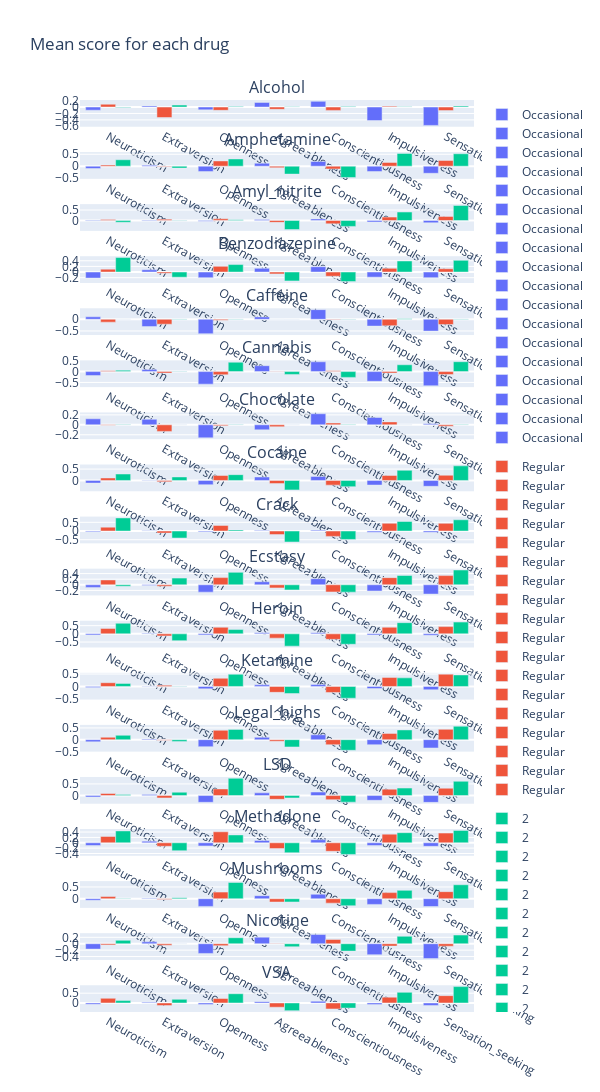

Notebook cell for this chart:
### Markdown cell above
Columns the most correlated are Impulsive and sensation-seeking, so there is a correlation between the fact of seeking sensations and being impulsive.
The neuroticism and extraversion are very negatively correlated, so when someone is more neurotic, he tend to be also less extrovert.

### Code cell
from plotly.subplots import make_subplots

fig = make_subplots(rows=len(drugs), cols=1, subplot_titles=drugs)

for i, drug in enumerate(drugs):
    data = getDrugScore(drug)
    subplot = px.bar(data.groupby(drug).mean().T.rename(columns={0:"Occasional", 1:'Regular'}), barmode='group')
    for trace in range(len(subplot["data"])):
        fig.append_trace(subplot["data"][trace], row=i+1, col=1)
    

fig.update_layout(height=200*len(drugs), width=600, title_text="Mean score for each drug")
fig.show()

### Figure 1 — Plotly figure (JSON) as saved in the notebook; plotly's stock layout.template omitted (floating-point values rounded to 4 significant figures)
{"data": [{"alignmentgroup": "True", "hovertemplate": "Alcohol=Occasional<br>index=%{x}<br>value=%{y}<extra></extra>", "legendgroup": "Occasional", "marker": {"color": "#636efa", "pattern": {"shape": ""}}, "name": "Occasional", "offsetgroup": "Occasional", "orientation": "v", "showlegend": true, "textposition": "auto", "type": "bar", "x": ["Neuroticism", "Extraversion", "Openness", "Agreeableness", "Conscientiousness", "Impulsiveness", "Sensation_seeking"], "xaxis": "x", "y": [-0.09775, 0.03334, -0.08727, 0.1437, 0.1782, -0.4208, -0.5722], "yaxis": "y"}, {"alignmentgroup": "True", "hovertemplate": "Alcohol=Regular<br>index=%{x}<br>value=%{y}<extra></extra>", "legendgroup": "Regular", "marker": {"color": "#EF553B", "pattern": {"shape": ""}}, "name": "Regular", "offsetgroup": "Regular", "orientation": "v", "showlegend": true, "textposition": "auto", "type": "bar", "x": ["Neuroticism", "Extraversion", "Openness", "Agreeableness", "Conscientiousness", "Impulsiveness", "Sensation_seeking"], "xaxis": "x", "y": [0.08831, -0.326, -0.1016, -0.07089, -0.104, 0.02878, -0.1104], "yaxis": "y"}, {"alignmentgroup": "True", "hovertemplate": "Alcohol=2<br>index=%{x}<br>value=%{y}<extra></extra>", "legendgroup": "2", "marker": {"color": "#00cc96", "pattern": {"shape": ""}}, "name": "2", "offsetgroup": "2", "orientation": "v", "showlegend": true, "textposition": "auto", "type": "bar", "x": ["Neuroticism", "Extraversion", "Openness", "Agreeableness", "Conscientiousness", "Impulsiveness", "Sensation_seeking"], "xaxis": "x", "y": [-0.01488, 0.06212, 0.02091, 0.01026, 0.01574, 0.01243, 0.0299], "yaxis": "y"}, {"alignmentgroup": "True", "hovertemplate": "Amphetamine=Occasional<br>index=%{x}<br>value=%{y}<extra></extra>", "legendgroup": "Occasional", "marker": {"color": "#636efa", "pattern": {"shape": ""}}, "name": "Occasional", "offsetgroup": "Occasional", "orientation": "v", "showlegend": true, "textposition": "auto", "type": "bar", "x": ["Neuroticism", "Extraversion", "Openness", "Agreeableness", "Conscientiousness", "Impulsiveness", "Sensation_seeking"], "xaxis": "x2", "y": [-0.09905, 0.03958, -0.2264, 0.125, 0.1965, -0.2247, -0.2987], "yaxis": "y2"}, {"alignmentgroup": "True", "hovertemplate": "Amphetamine=Regular<br>index=%{x}<br>value=%{y}<extra></extra>", "legendgroup": "Regular", "marker": {"color": "#EF553B", "pattern": {"shape": ""}}, "name": "Regular", "offsetgroup": "Regular", "orientation": "v", "showlegend": true, "textposition": "auto", "type": "bar", "x": ["Neuroticism", "Extraversion", "Openness", "Agreeableness", "Conscientiousness", "Impulsiveness", "Sensation_seeking"], "xaxis": "x2", "y": [0.04865, -0.02916, 0.2208, -0.0641, -0.1185, 0.1569, 0.2408], "yaxis": "y2"}, {"alignmentgroup": "True", "hovertemplate": "Amphetamine=2<br>index=%{x}<br>value=%{y}<extra></extra>", "legendgroup": "2", "marker": {"color": "#00cc96", "pattern": {"shape": ""}}, "name": "2", "offsetgroup": "2", "orientation": "v", "showlegend": true, "textposition": "auto", "type": "bar", "x": ["Neuroticism", "Extraversion", "Openness", "Agreeableness", "Conscientiousness", "Impulsiveness", "Sensation_seeking"], "xaxis": "x2", "y": [0.2694, -0.08137, 0.3019, -0.3338, -0.4746, 0.5361, 0.5201], "yaxis": "y2"}, {"alignmentgroup": "True", "hovertemplate": "Amyl_nitrite=Occasional<br>index=%{x}<br>value=%{y}<extra></extra>", "legendgroup": "Occasional", "marker": {"color": "#636efa", "pattern": {"shape": ""}}, "name": "Occasional", "offsetgroup": "Occasional", "orientation": "v", "showlegend": true, "textposition": "auto", "type": "bar", "x": ["Neuroticism", "Extraversion", "Openness", "Agreeableness", "Conscientiousness", "Impulsiveness", "Sensation_seeking"], "xaxis": "x3", "y": [-0.01933, -0.02571, -0.03483, 0.04939, 0.07369, -0.06935, -0.1082], "yaxis": "y3"}, {"alignmentgroup": "True", "hovertemplate": "Amyl_nitrite=Regular<br>index=%{x}<br>value=%{y}<extra></extra>", "legendgroup": "Regular", "marker": {"color": "#EF553B", "pattern": {"shape": ""}}, "name": "Regular", "offsetgroup": "Regular", "orientation": "v", "showlegend": true, "textposition": "auto", "type": "bar", "x": ["Neuroticism", "Extraversion", "Openness", "Agreeableness", "Conscientiousness", "Impulsiveness", "Sensation_seeking"], "xaxis": "x3", "y": [0.05316, 0.06289, 0.07937, -0.08769, -0.1584, 0.1624, 0.1961], "yaxis": "y3"}, {"alignmentgroup": "True", "hovertemplate": "Amyl_nitrite=2<br>index=%{x}<br>value=%{y}<extra></extra>", "legendgroup": "2", "marker": {"color": "#00cc96", "pattern": {"shape": ""}}, "name": "2", "offsetgroup": "2", "orientation": "v", "showlegend": true, "textposition": "auto", "type": "bar", "x": ["Neuroticism", "Extraversion", "Openness", "Agreeableness", "Conscientiousness", "Impulsiveness", "Sensation_seeking"], "xaxis": "x3", "y": [-0.08135, -0.01603, 0.04063, -0.4304, -0.2808, 0.4037, 0.7147], "yaxis": "y3"}, {"alignmentgroup": "True", "hovertemplate": "Benzodiazepine=Occasional<br>index=%{x}<br>value=%{y}<extra></extra>", "legendgroup": "Occasional", "marker": {"color": "#636efa", "pattern": {"shape": ""}}, "name": "Occasional", "offsetgroup": "Occasional", "orientation": "v", "showlegend": true, "textposition": "auto", "type": "bar", "x": ["Neuroticism", "Extraversion", "Openness", "Agreeableness", "Conscientiousness", "Impulsiveness", "Sensation_seeking"], "xaxis": "x4", "y": [-0.2137, 0.08192, -0.1989, 0.132, 0.1888, -0.1808, -0.1983], "yaxis": "y4"}, {"alignmentgroup": "True", "hovertemplate": "Benzodiazepine=Regular<br>index=%{x}<br>value=%{y}<extra></extra>", "legendgroup": "Regular", "marker": {"color": "#EF553B", "pattern": {"shape": ""}}, "name": "Regular", "offsetgroup": "Regular", "orientation": "v", "showlegend": true, "textposition": "auto", "type": "bar", "x": ["Neuroticism", "Extraversion", "Openness", "Agreeableness", "Conscientiousness", "Impulsiveness", "Sensation_seeking"], "xaxis": "x4", "y": [0.1025, -0.04676, 0.2017, -0.06547, -0.15, 0.1317, 0.1164], "yaxis": "y4"}, {"alignmentgroup": "True", "hovertemplate": "Benzodiazepine=2<br>index=%{x}<br>value=%{y}<extra></extra>", "legendgroup": "2", "marker": {"color": "#00cc96", "pattern": {"shape": ""}}, "name": "2", "offsetgroup": "2", "orientation": "v", "showlegend": true, "textposition": "auto", "type": "bar", "x": ["Neuroticism", "Extraversion", "Openness", "Agreeableness", "Conscientiousness", "Impulsiveness", "Sensation_seeking"], "xaxis": "x4", "y": [0.5141, -0.1834, 0.2665, -0.3148, -0.3399, 0.3921, 0.4144], "yaxis": "y4"}, {"alignmentgroup": "True", "hovertemplate": "Caffeine=Occasional<br>index=%{x}<br>value=%{y}<extra></extra>", "legendgroup": "Occasional", "marker": {"color": "#636efa", "pattern": {"shape": ""}}, "name": "Occasional", "offsetgroup": "Occasional", "orientation": "v", "showlegend": true, "textposition": "auto", "type": "bar", "x": ["Neuroticism", "Extraversion", "Openness", "Agreeableness", "Conscientiousness", "Impulsiveness", "Sensation_seeking"], "xaxis": "x5", "y": [0.1078, -0.3136, -0.6174, 0.104, 0.4145, -0.2922, -0.5063], "yaxis": "y5"}, {"alignmentgroup": "True", "hovertemplate": "Caffeine=Regular<br>index=%{x}<br>value=%{y}<extra></extra>", "legendgroup": "Regular", "marker": {"color": "#EF553B", "pattern": {"shape": ""}}, "name": "Regular", "offsetgroup": "Regular", "orientation": "v", "showlegend": true, "textposition": "auto", "type": "bar", "x": ["Neuroticism", "Extraversion", "Openness", "Agreeableness", "Conscientiousness", "Impulsiveness", "Sensation_seeking"], "xaxis": "x5", "y": [-0.1223, -0.211, -0.04008, 0.005715, -0.01443, -0.2756, -0.2248], "yaxis": "y5"}, {"alignmentgroup": "True", "hovertemplate": "Caffeine=2<br>index=%{x}<br>value=%{y}<extra></extra>", "legendgroup": "2", "marker": {"color": "#00cc96", "pattern": {"shape": ""}}, "name": "2", "offsetgroup": "2", "orientation": "v", "showlegend": true, "textposition": "auto", "type": "bar", "x": ["Neuroticism", "Extraversion", "Openness", "Agreeableness", "Conscientiousness", "Impulsiveness", "Sensation_seeking"], "xaxis": "x5", "y": [0.004917, 0.01587, 0.01102, -0.002158, -0.005988, 0.02687, 0.01621], "yaxis": "y5"}, {"alignmentgroup": "True", "hovertemplate": "Cannabis=Occasional<br>index=%{x}<br>value=%{y}<extra></extra>", "legendgroup": "Occasional", "marker": {"color": "#636efa", "pattern": {"shape": ""}}, "name": "Occasional", "offsetgroup": "Occasional", "orientation": "v", "showlegend": true, "textposition": "auto", "type": "bar", "x": ["Neuroticism", "Extraversion", "Openness", "Agreeableness", "Conscientiousness", "Impulsiveness", "Sensation_seeking"], "xaxis": "x6", "y": [-0.1855, 0.09131, -0.5789, 0.2702, 0.4496, -0.4483, -0.653], "yaxis": "y6"}, {"alignmentgroup": "True", "hovertemplate": "Cannabis=Regular<br>index=%{x}<br>value=%{y}<extra></extra>", "legendgroup": "Regular", "marker": {"color": "#EF553B", "pattern": {"shape": ""}}, "name": "Regular", "offsetgroup": "Regular", "orientation": "v", "showlegend": true, "textposition": "auto", "type": "bar", "x": ["Neuroticism", "Extraversion", "Openness", "Agreeableness", "Conscientiousness", "Impulsiveness", "Sensation_seeking"], "xaxis": "x6", "y": [0.03867, -0.06922, -0.1486, -0.01289, 0.0347, -0.06986, -0.1379], "yaxis": "y6"}, {"alignmentgroup": "True", "hovertemplate": "Cannabis=2<br>index=%{x}<br>value=%{y}<extra></extra>", "legendgroup": "2", "marker": {"color": "#00cc96", "pattern": {"shape": ""}}, "name": "2", "offsetgroup": "2", "orientation": "v", "showlegend": true, "textposition": "auto", "type": "bar", "x": ["Neuroticism", "Extraversion", "Openness", "Agreeableness", "Conscientiousness", "Impulsiveness", "Sensation_seeking"], "xaxis": "x6", "y": [0.06375, 0.01184, 0.4311, -0.131, -0.2667, 0.3129, 0.4541], "yaxis": "y6"}, {"alignmentgroup": "True", "hovertemplate": "Chocolate=Occasional<br>index=%{x}<br>value=%{y}<extra></extra>", "legendgroup": "Occasional", "marker": {"color": "#636efa", "pattern": {"shape": ""}}, "name": "Occasional", "offsetgroup": "Occasional", "orientation": "v", "showlegend": true, "textposition": "auto", "type": "bar", "x": ["Neuroticism", "Extraversion", "Openness", "Agreeableness", "Conscientiousness", "Impulsiveness", "Sensation_seeking"], "xaxis": "x7", "y": [0.1208, 0.1108, -0.2618, -0.1013, 0.2218, 0.1468, 0.01937], "yaxis": "y7"}, {"alignmentgroup": "True", "hovertemplate": "Chocolate=Regular<br>index=%{x}<br>value=%{y}<extra></extra>", "legendgroup": "Regular", "marker": {"color": "#EF553B", "pattern": {"shape": ""}}, "name": "Regular", "offsetgroup": "Regular", "orientation": "v", "showlegend": true, "textposition": "auto", "type": "bar", "x": ["Neuroticism", "Extraversion", "Openness", "Agreeableness", "Conscientiousness", "Impulsiveness", "Sensation_seeking"], "xaxis": "x7", "y": [-0.01077, -0.1329, -0.01978, -0.03874, 0.03613, 0.05884, -0.02815], "yaxis": "y7"}, {"alignmentgroup": "True", "hovertemplate": "Chocolate=2<br>index=%{x}<br>value=%{y}<extra></extra>", "legendgroup": "2", "marker": {"color": "#00cc96", "pattern": {"shape": ""}}, "name": "2", "offsetgroup": "2", "orientation": "v", "showlegend": true, "textposition": "auto", "type": "bar", "x": ["Neuroticism", "Extraversion", "Openness", "Agreeableness", "Conscientiousness", "Impulsiveness", "Sensation_seeking"], "xaxis": "x7", "y": [-0.001712, 0.002829, 0.004869, 0.003009, -0.005736, 0.002778, -0.002765], "yaxis": "y7"}, {"alignmentgroup": "True", "hovertemplate": "Cocaine=Occasional<br>index=%{x}<br>value=%{y}<extra></extra>", "legendgroup": "Occasional", "marker": {"color": "#636efa", "pattern": {"shape": ""}}, "name": "Occasional", "offsetgroup": "Occasional", "orientation": "v", "showlegend": true, "textposition": "auto", "type": "bar", "x": ["Neuroticism", "Extraversion", "Openness", "Agreeableness", "Conscientiousness", "Impulsiveness", "Sensation_seeking"], "xaxis": "x8", "y": [-0.1162, 0.01471, -0.185, 0.1548, 0.1775, -0.2016, -0.2563], "yaxis": "y8"}, {"alignmentgroup": "True", "hovertemplate": "Cocaine=Regular<br>index=%{x}<br>value=%{y}<extra></extra>", "legendgroup": "Regular", "marker": {"color": "#EF553B", "pattern": {"shape": ""}}, "name": "Regular", "offsetgroup": "Regular", "orientation": "v", "showlegend": true, "textposition": "auto", "type": "bar", "x": ["Neuroticism", "Extraversion", "Openness", "Agreeableness", "Conscientiousness", "Impulsiveness", "Sensation_seeking"], "xaxis": "x8", "y": [0.1101, -0.0583, 0.2186, -0.1383, -0.2057, 0.2208, 0.2295], "yaxis": "y8"}, {"alignmentgroup": "True", "hovertemplate": "Cocaine=2<br>index=%{x}<br>value=%{y}<extra></extra>", "legendgroup": "2", "marker": {"color": "#00cc96", "pattern": {"shape": ""}}, "name": "2", "offsetgroup": "2", "orientation": "v", "showlegend": true, "textposition": "auto", "type": "bar", "x": ["Neuroticism", "Extraversion", "Openness", "Agreeableness", "Conscientiousness", "Impulsiveness", "Sensation_seeking"], "xaxis": "x8", "y": [0.2832, 0.1543, 0.2552, -0.4153, -0.273, 0.446, 0.6413], "yaxis": "y8"}, {"alignmentgroup": "True", "hovertemplate": "Crack=Occasional<br>index=%{x}<br>value=%{y}<extra></extra>", "legendgroup": "Occasional", "marker": {"color": "#636efa", "pattern": {"shape": ""}}, "name": "Occasional", "offsetgroup": "Occasional", "orientation": "v", "showlegend": true, "textposition": "auto", "type": "bar", "x": ["Neuroticism", "Extraversion", "Openness", "Agreeableness", "Conscientiousness", "Impulsiveness", "Sensation_seeking"], "xaxis": "x9", "y": [-0.04182, 0.02216, -0.04848, 0.0373, 0.05048, -0.06357, -0.07662], "yaxis": "y9"}, {"alignmentgroup": "True", "hovertemplate": "Crack=Regular<br>index=%{x}<br>value=%{y}<extra></extra>", "legendgroup": "Regular", "marker": {"color": "#EF553B", "pattern": {"shape": ""}}, "name": "Regular", "offsetgroup": "Regular", "orientation": "v", "showlegend": true, "textposition": "auto", "type": "bar", "x": ["Neuroticism", "Extraversion", "Openness", "Agreeableness", "Conscientiousness", "Impulsiveness", "Sensation_seeking"], "xaxis": "x9", "y": [0.223, -0.1189, 0.3218, -0.204, -0.3076, 0.4457, 0.4434], "yaxis": "y9"}, {"alignmentgroup": "True", "hovertemplate": "Crack=2<br>index=%{x}<br>value=%{y}<extra></extra>", "legendgroup": "2", "marker": {"color": "#00cc96", "pattern": {"shape": ""}}, "name": "2", "offsetgroup": "2", "orientation": "v", "showlegend": true, "textposition": "auto", "type": "bar", "x": ["Neuroticism", "Extraversion", "Openness", "Agreeableness", "Conscientiousness", "Impulsiveness", "Sensation_seeking"], "xaxis": "x9", "y": [0.753, -0.4026, 0.06408, -0.6299, -0.483, 0.5473, 0.6457], "yaxis": "y9"}, {"alignmentgroup": "True", "hovertemplate": "Ecstasy=Occasional<br>index=%{x}<br>value=%{y}<extra></extra>", "legendgroup": "Occasional", "marker": {"color": "#636efa", "pattern": {"shape": ""}}, "name": "Occasional", "offsetgroup": "Occasional", "orientation": "v", "showlegend": true, "textposition": "auto", "type": "bar", "x": ["Neuroticism", "Extraversion", "Openness", "Agreeableness", "Conscientiousness", "Impulsiveness", "Sensation_seeking"], "xaxis": "x10", "y": [-0.0928, -0.02547, -0.262, 0.1101, 0.2168, -0.2207, -0.3303], "yaxis": "y10"}, {"alignmentgroup": "True", "hovertemplate": "Ecstasy=Regular<br>index=%{x}<br>value=%{y}<extra></extra>", "legendgroup": "Regular", "marker": {"color": "#EF553B", "pattern": {"shape": ""}}, "name": "Regular", "offsetgroup": "Regular", "orientation": "v", "showlegend": true, "textposition": "auto", "type": "bar", "x": ["Neuroticism", "Extraversion", "Openness", "Agreeableness", "Conscientiousness", "Impulsiveness", "Sensation_seeking"], "xaxis": "x10", "y": [0.1722, -0.05045, 0.2564, -0.1107, -0.255, 0.2553, 0.3277], "yaxis": "y10"}, {"alignmentgroup": "True", "hovertemplate": "Ecstasy=2<br>index=%{x}<br>value=%{y}<extra></extra>", "legendgroup": "2", "marker": {"color": "#00cc96", "pattern": {"shape": ""}}, "name": "2", "offsetgroup": "2", "orientation": "v", "showlegend": true, "textposition": "auto", "type": "bar", "x": ["Neuroticism", "Extraversion", "Openness", "Agreeableness", "Conscientiousness", "Impulsiveness", "Sensation_seeking"], "xaxis": "x10", "y": [-0.05268, 0.2382, 0.4436, -0.1825, -0.2622, 0.3318, 0.5274], "yaxis": "y10"}, {"alignmentgroup": "True", "hovertemplate": "Heroin=Occasional<br>index=%{x}<br>value=%{y}<extra></extra>", "legendgroup": "Occasional", "marker": {"color": "#636efa", "pattern": {"shape": ""}}, "name": "Occasional", "offsetgroup": "Occasional", "orientation": "v", "showlegend": true, "textposition": "auto", "type": "bar", "x": ["Neuroticism", "Extraversion", "Openness", "Agreeableness", "Conscientiousness", "Impulsiveness", "Sensation_seeking"], "xaxis": "x11", "y": [-0.06841, 0.03169, -0.06612, 0.06139, 0.06817, -0.0712, -0.09005], "yaxis": "y11"}, {"alignmentgroup": "True", "hovertemplate": "Heroin=Regular<br>index=%{x}<br>value=%{y}<extra></extra>", "legendgroup": "Regular", "marker": {"color": "#EF553B", "pattern": {"shape": ""}}, "name": "Regular", "offsetgroup": "Regular", "orientation": "v", "showlegend": true, "textposition": "auto", "type": "bar", "x": ["Neuroticism", "Extraversion", "Openness", "Agreeableness", "Conscientiousness", "Impulsiveness", "Sensation_seeking"], "xaxis": "x11", "y": [0.3336, -0.1287, 0.4018, -0.2611, -0.3367, 0.4043, 0.4417], "yaxis": "y11"}, {"alignmentgroup": "True", "hovertemplate": "Heroin=2<br>index=%{x}<br>value=%{y}<extra></extra>", "legendgroup": "2", "marker": {"color": "#00cc96", "pattern": {"shape": ""}}, "name": "2", "offsetgroup": "2", "orientation": "v", "showlegend": true, "textposition": "auto", "type": "bar", "x": ["Neuroticism", "Extraversion", "Openness", "Agreeableness", "Conscientiousness", "Impulsiveness", "Sensation_seeking"], "xaxis": "x11", "y": [0.6443, -0.4143, 0.2623, -0.7496, -0.636, 0.6809, 0.7178], "yaxis": "y11"}, {"alignmentgroup": "True", "hovertemplate": "Ketamine=Occasional<br>index=%{x}<br>value=%{y}<extra></extra>", "legendgroup": "Occasional", "marker": {"color": "#636efa", "pattern": {"shape": ""}}, "name": "Occasional", "offsetgroup": "Occasional", "orientation": "v", "showlegend": true, "textposition": "auto", "type": "bar", "x": ["Neuroticism", "Extraversion", "Openness", "Agreeableness", "Conscientiousness", "Impulsiveness", "Sensation_seeking"], "xaxis": "x12", "y": [-0.03823, -0.01002, -0.09646, 0.06479, 0.07573, -0.08606, -0.1332], "yaxis": "y12"}, {"alignmentgroup": "True", "hovertemplate": "Ketamine=Regular<br>index=%{x}<br>value=%{y}<extra></extra>", "legendgroup": "Regular", "marker": {"color": "#EF553B", "pattern": {"shape": ""}}, "name": "Regular", "offsetgroup": "Regular", "orientation": "v", "showlegend": true, "textposition": "auto", "type": "bar", "x": ["Neuroticism", "Extraversion", "Openness", "Agreeableness", "Conscientiousness", "Impulsiveness", "Sensation_seeking"], "xaxis": "x12", "y": [0.1498, 0.04869, 0.3296, -0.236, -0.2415, 0.3628, 0.4931], "yaxis": "y12"}, {"alignmentgroup": "True", "hovertemplate": "Ketamine=2<br>index=%{x}<br>value=%{y}<extra></extra>", "legendgroup": "2", "marker": {"color": "#00cc96", "pattern": {"shape": ""}}, "name": "2", "offsetgroup": "2", "orientation": "v", "showlegend": true, "textposition": "auto", "type": "bar", "x": ["Neuroticism", "Extraversion", "Openness", "Agreeableness", "Conscientiousness", "Impulsiveness", "Sensation_seeking"], "xaxis": "x12", "y": [0.1228, -0.009724, 0.4882, -0.2839, -0.4715, 0.3442, 0.4615], "yaxis": "y12"}, {"alignmentgroup": "True", "hovertemplate": "Legal_highs=Occasional<br>index=%{x}<br>value=%{y}<extra></extra>", "legendgroup": "Occasional", "marker": {"color": "#636efa", "pattern": {"shape": ""}}, "name": "Occasional", "offsetgroup": "Occasional", "orientation": "v", "showlegend": true, "textposition": "auto", "type": "bar", "x": ["Neuroticism", "Extraversion", "Openness", "Agreeableness", "Conscientiousness", "Impulsiveness", "Sensation_seeking"], "xaxis": "x13", "y": [-0.09303, 0.02608, -0.2978, 0.1009, 0.2074, -0.2134, -0.3526], "yaxis": "y13"}, {"alignmentgroup": "True", "hovertemplate": "Legal_highs=Regular<br>index=%{x}<br>value=%{y}<extra></extra>", "legendgroup": "Regular", "marker": {"color": "#EF553B", "pattern": {"shape": ""}}, "name": "Regular", "offsetgroup": "Regular", "orientation": "v", "showlegend": true, "textposition": "auto", "type": "bar", "x": ["Neuroticism", "Extraversion", "Openness", "Agreeableness", "Conscientiousness", "Impulsiveness", "Sensation_seeking"], "xaxis": "x13", "y": [0.1034, -0.02057, 0.3984, -0.06583, -0.2159, 0.2671, 0.4393], "yaxis": "y13"}, {"alignmentgroup": "True", "hovertemplate": "Legal_highs=2<br>index=%{x}<br>value=%{y}<extra></extra>", "legendgroup": "2", "marker": {"color": "#00cc96", "pattern": {"shape": ""}}, "name": "2", "offsetgroup": "2", "orientation": "v", "showlegend": true, "textposition": "auto", "type": "bar", "x": ["Neuroticism", "Extraversion", "Openness", "Agreeableness", "Conscientiousness", "Impulsiveness", "Sensation_seeking"], "xaxis": "x13", "y": [0.1866, -0.07272, 0.4384, -0.3096, -0.4517, 0.4156, 0.5724], "yaxis": "y13"}, {"alignmentgroup": "True", "hovertemplate": "LSD=Occasional<br>index=%{x}<br>value=%{y}<extra></extra>", "legendgroup": "Occasional", "marker": {"color": "#636efa", "pattern": {"shape": ""}}, "name": "Occasional", "offsetgroup": "Occasional", "orientation": "v", "showlegend": true, "textposition": "auto", "type": "bar", "x": ["Neuroticism", "Extraversion", "Openness", "Agreeableness", "Conscientiousness", "Impulsiveness", "Sensation_seeking"], "xaxis": "x14", "y": [-0.06155, 0.03981, -0.2891, 0.1148, 0.1511, -0.2035, -0.2926], "yaxis": "y14"}, {"alignmentgroup": "True", "hovertemplate": "LSD=Regular<br>index=%{x}<br>value=%{y}<extra></extra>", "legendgroup": "Regular", "marker": {"color": "#EF553B", "pattern": {"shape": ""}}, "name": "Regular", "offsetgroup": "Regular", "orientation": "v", "showlegend": true, "textposition": "auto", "type": "bar", "x": ["Neuroticism", "Extraversion", "Openness", "Agreeableness", "Conscientiousness", "Impulsiveness", "Sensation_seeking"], "xaxis": "x14", "y": [0.08965, -0.1026, 0.2849, -0.1631, -0.177, 0.2737, 0.3154], "yaxis": "y14"}, {"alignmentgroup": "True", "hovertemplate": "LSD=2<br>index=%{x}<br>value=%{y}<extra></extra>", "legendgroup": "2", "marker": {"color": "#00cc96", "pattern": {"shape": ""}}, "name": "2", "offsetgroup": "2", "orientation": "v", "showlegend": true, "textposition": "auto", "type": "bar", "x": ["Neuroticism", "Extraversion", "Openness", "Agreeableness", "Conscientiousness", "Impulsiveness", "Sensation_seeking"], "xaxis": "x14", "y": [0.04583, 0.1434, 0.7402, -0.1036, -0.284, 0.3211, 0.6119], "yaxis": "y14"}, {"alignmentgroup": "True", "hovertemplate": "Methadone=Occasional<br>index=%{x}<br>value=%{y}<extra></extra>", "legendgroup": "Occasional", "marker": {"color": "#636efa", "pattern": {"shape": ""}}, "name": "Occasional", "offsetgroup": "Occasional", "orientation": "v", "showlegend": true, "textposition": "auto", "type": "bar", "x": ["Neuroticism", "Extraversion", "Openness", "Agreeableness", "Conscientiousness", "Impulsiveness", "Sensation_seeking"], "xaxis": "x15", "y": [-0.1005, 0.06105, -0.1178, 0.08724, 0.1148, -0.1001, -0.132], "yaxis": "y15"}, {"alignmentgroup": "True", "hovertemplate": "Methadone=Regular<br>index=%{x}<br>value=%{y}<extra></extra>", "legendgroup": "Regular", "marker": {"color": "#EF553B", "pattern": {"shape": ""}}, "name": "Regular", "offsetgroup": "Regular", "orientation": "v", "showlegend": true, "textposition": "auto", "type": "bar", "x": ["Neuroticism", "Extraversion", "Openness", "Agreeableness", "Conscientiousness", "Impulsiveness", "Sensation_seeking"], "xaxis": "x15", "y": [0.2382, -0.1297, 0.4105, -0.2159, -0.3173, 0.3233, 0.3621], "yaxis": "y15"}, {"alignmentgroup": "True", "hovertemplate": "Methadone=2<br>index=%{x}<br>value=%{y}<extra></extra>", "legendgroup": "2", "marker": {"color": "#00cc96", "pattern": {"shape": ""}}, "name": "2", "offsetgroup": "2", "orientation": "v", "showlegend": true, "textposition": "auto", "type": "bar", "x": ["Neuroticism", "Extraversion", "Openness", "Agreeableness", "Conscientiousness", "Impulsiveness", "Sensation_seeking"], "xaxis": "x15", "y": [0.4435, -0.2958, 0.2942, -0.372, -0.4347, 0.3775, 0.4634], "yaxis": "y15"}, {"alignmentgroup": "True", "hovertemplate": "Mushrooms=Occasional<br>index=%{x}<br>value=%{y}<extra></extra>", "legendgroup": "Occasional", "marker": {"color": "#636efa", "pattern": {"shape": ""}}, "name": "Occasional", "offsetgroup": "Occasional", "orientation": "v", "showlegend": true, "textposition": "auto", "type": "bar", "x": ["Neuroticism", "Extraversion", "Openness", "Agreeableness", "Conscientiousness", "Impulsiveness", "Sensation_seeking"], "xaxis": "x16", "y": [-0.06791, 0.01595, -0.326, 0.1283, 0.1888, -0.2403, -0.3302], "yaxis": "y16"}, {"alignmentgroup": "True", "hovertemplate": "Mushrooms=Regular<br>index=%{x}<br>value=%{y}<extra></extra>", "legendgroup": "Regular", "marker": {"color": "#EF553B", "pattern": {"shape": ""}}, "name": "Regular", "offsetgroup": "Regular", "orientation": "v", "showlegend": true, "textposition": "auto", "type": "bar", "x": ["Neuroticism", "Extraversion", "Openness", "Agreeableness", "Conscientiousness", "Impulsiveness", "Sensation_seeking"], "xaxis": "x16", "y": [0.09249, -0.03108, 0.2813, -0.1404, -0.1865, 0.2597, 0.3007], "yaxis": "y16"}, {"alignmentgroup": "True", "hovertemplate": "Mushrooms=2<br>index=%{x}<br>value=%{y}<extra></extra>", "legendgroup": "2", "marker": {"color": "#00cc96", "pattern": {"shape": ""}}, "name": "2", "offsetgroup": "2", "orientation": "v", "showlegend": true, "textposition": "auto", "type": "bar", "x": ["Neuroticism", "Extraversion", "Openness", "Agreeableness", "Conscientiousness", "Impulsiveness", "Sensation_seeking"], "xaxis": "x16", "y": [-0.01279, 0.04499, 0.6905, -0.138, -0.2979, 0.3545, 0.5928], "yaxis": "y16"}, {"alignmentgroup": "True", "hovertemplate": "Nicotine=Occasional<br>index=%{x}<br>value=%{y}<extra></extra>", "legendgroup": "Occasional", "marker": {"color": "#636efa", "pattern": {"shape": ""}}, "name": "Occasional", "offsetgroup": "Occasional", "orientation": "v", "showlegend": true, "textposition": "auto", "type": "bar", "x": ["Neuroticism", "Extraversion", "Openness", "Agreeableness", "Conscientiousness", "Impulsiveness", "Sensation_seeking"], "xaxis": "x17", "y": [-0.1676, 0.05931, -0.3036, 0.2058, 0.2878, -0.3433, -0.4643], "yaxis": "y17"}, {"alignmentgroup": "True", "hovertemplate": "Nicotine=Regular<br>index=%{x}<br>value=%{y}<extra></extra>", "legendgroup": "Regular", "marker": {"color": "#EF553B", "pattern": {"shape": ""}}, "name": "Regular", "offsetgroup": "Regular", "orientation": "v", "showlegend": true, "textposition": "auto", "type": "bar", "x": ["Neuroticism", "Extraversion", "Openness", "Agreeableness", "Conscientiousness", "Impulsiveness", "Sensation_seeking"], "xaxis": "x17", "y": [-0.03624, -0.04469, -0.0606, -0.009913, 0.1339, -0.07439, -0.07718], "yaxis": "y17"}, {"alignmentgroup": "True", "hovertemplate": "Nicotine=2<br>index=%{x}<br>value=%{y}<extra></extra>", "legendgroup": "2", "marker": {"color": "#00cc96", "pattern": {"shape": ""}}, "name": "2", "offsetgroup": "2", "orientation": "v", "showlegend": true, "textposition": "auto", "type": "bar", "x": ["Neuroticism", "Extraversion", "Openness", "Agreeableness", "Conscientiousness", "Impulsiveness", "Sensation_seeking"], "xaxis": "x17", "y": [0.1062, 0.0003611, 0.1877, -0.0946, -0.2307, 0.233, 0.2714], "yaxis": "y17"}, {"alignmentgroup": "True", "hovertemplate": "VSA=Occasional<br>index=%{x}<br>value=%{y}<extra></extra>", "legendgroup": "Occasional", "marker": {"color": "#636efa", "pattern": {"shape": ""}}, "name": "Occasional", "offsetgroup": "Occasional", "orientation": "v", "showlegend": true, "textposition": "auto", "type": "bar", "x": ["Neuroticism", "Extraversion", "Openness", "Agreeableness", "Conscientiousness", "Impulsiveness", "Sensation_seeking"], "xaxis": "x18", "y": [-0.068, 0.03153, -0.07447, 0.06801, 0.08925, -0.08416, -0.1262], "yaxis": "y18"}, {"alignmentgroup": "True", "hovertemplate": "VSA=Regular<br>index=%{x}<br>value=%{y}<extra></extra>", "legendgroup": "Regular", "marker": {"color": "#EF553B", "pattern": {"shape": ""}}, "name": "Regular", "offsetgroup": "Regular", "orientation": "v", "showlegend": true, "textposition": "auto", "type": "bar", "x": ["Neuroticism", "Extraversion", "Openness", "Agreeableness", "Conscientiousness", "Impulsiveness", "Sensation_seeking"], "xaxis": "x18", "y": [0.2395, -0.1327, 0.2304, -0.2173, -0.3073, 0.2968, 0.3761], "yaxis": "y18"}, {"alignmentgroup": "True", "hovertemplate": "VSA=2<br>index=%{x}<br>value=%{y}<extra></extra>", "legendgroup": "2", "marker": {"color": "#00cc96", "pattern": {"shape": ""}}, "name": "2", "offsetgroup": "2", "orientation": "v", "showlegend": true, "textposition": "auto", "type": "bar", "x": ["Neuroticism", "Extraversion", "Openness", "Agreeableness", "Conscientiousness", "Impulsiveness", "Sensation_seeking"], "xaxis": "x18", "y": [0.1225, 0.1879, 0.4733, -0.3932, -0.2618, 0.5449, 0.8382], "yaxis": "y18"}], "layout": {"annotations": [{"font": {"size": 16}, "showarrow": false, "text": "Alcohol", "x": 0.5, "xanchor": "center", "xref": "paper", "y": 1.0, "yanchor": "bottom", "yref": "paper"}, {"font": {"size": 16}, "showarrow": false, "text": "Amphetamine", "x": 0.5, "xanchor": "center", "xref": "paper", "y": 0.9429, "yanchor": "bottom", "yref": "paper"}, {"font": {"size": 16}, "showarrow": false, "text": "Amyl_nitrite", "x": 0.5, "xanchor": "center", "xref": "paper", "y": 0.8858, "yanchor": "bottom", "yref": "paper"}, {"font": {"size": 16}, "showarrow": false, "text": "Benzodiazepine", "x": 0.5, "xanchor": "center", "xref": "paper", "y": 0.8287, "yanchor": "bottom", "yref": "paper"}, {"font": {"size": 16}, "showarrow": false, "text": "Caffeine", "x": 0.5, "xanchor": "center", "xref": "paper", "y": 0.7716, "yanchor": "bottom", "yref": "paper"}, {"font": {"size": 16}, "showarrow": false, "text": "Cannabis", "x": 0.5, "xanchor": "center", "xref": "paper", "y": 0.7145, "yanchor": "bottom", "yref": "paper"}, {"font": {"size": 16}, "showarrow": false, "text": "Chocolate", "x": 0.5, "xanchor": "center", "xref": "paper", "y": 0.6574, "yanchor": "bottom", "yref": "paper"}, {"font": {"size": 16}, "showarrow": false, "text": "Cocaine", "x": 0.5, "xanchor": "center", "xref": "paper", "y": 0.6003, "yanchor": "bottom", "yref": "paper"}, {"font": {"size": 16}, "showarrow": false, "text": "Crack", "x": 0.5, "xanchor": "center", "xref": "paper", "y": 0.5432, "yanchor": "bottom", "yref": "paper"}, {"font": {"size": 16}, "showarrow": false, "text": "Ecstasy", "x": 0.5, "xanchor": "center", "xref": "paper", "y": 0.4861, "yanchor": "bottom", "yref": "paper"}, {"font": {"size": 16}, "showarrow": false, "text": "Heroin", "x": 0.5, "xanchor": "center", "xref": "paper", "y": 0.429, "yanchor": "bottom", "yref": "paper"}, {"font": {"size": 16}, "showarrow": false, "text": "Ketamine", "x": 0.5, "xanchor": "center", "xref": "paper", "y": 0.3719, "yanchor": "bottom", "yref": "paper"}, {"font": {"size": 16}, "showarrow": false, "text": "Legal_highs", "x": 0.5, "xanchor": "center", "xref": "paper", "y": 0.3148, "yanchor": "bottom", "yref": "paper"}, {"font": {"size": 16}, "showarrow": false, "text": "LSD", "x": 0.5, "xanchor": "center", "xref": "paper", "y": 0.2577, "yanchor": "bottom", "yref": "paper"}, {"font": {"size": 16}, "showarrow": false, "text": "Methadone", "x": 0.5, "xanchor": "center", "xref": "paper", "y": 0.2006, "yanchor": "bottom", "yref": "paper"}, {"font": {"size": 16}, "showarrow": false, "text": "Mushrooms", "x": 0.5, "xanchor": "center", "xref": "paper", "y": 0.1435, "yanchor": "bottom", "yref": "paper"}, {"font": {"size": 16}, "showarrow": false, "text": "Nicotine", "x": 0.5, "xanchor": "center", "xref": "paper", "y": 0.08642, "yanchor": "bottom", "yref": "paper"}, {"font": {"size": 16}, "showarrow": false, "text": "VSA", "x": 0.5, "xanchor": "center", "xref": "paper", "y": 0.02932, "yanchor": "bottom", "yref": "paper"}], "height": 3600, "title": {"text": "Mean score for each drug"}, "width": 600, "xaxis": {"anchor": "y", "domain": [0, 1]}, "xaxis10": {"anchor": "y10", "domain": [0, 1]}, "xaxis11": {"anchor": "y11", "domain": [0, 1]}, "xaxis12": {"anchor": "y12", "domain": [0, 1]}, "xaxis13": {"anchor": "y13", "domain": [0, 1]}, "xaxis14": {"anchor": "y14", "domain": [0, 1]}, "xaxis15": {"anchor": "y15", "domain": [0, 1]}, "xaxis16": {"anchor": "y16", "domain": [0, 1]}, "xaxis17": {"anchor": "y17", "domain": [0, 1]}, "xaxis18": {"anchor": "y18", "domain": [0, 1]}, "xaxis2": {"anchor": "y2", "domain": [0, 1]}, "xaxis3": {"anchor": "y3", "domain": [0, 1]}, "xaxis4": {"anchor": "y4", "domain": [0, 1]}, "xaxis5": {"anchor": "y5", "domain": [0, 1]}, "xaxis6": {"anchor": "y6", "domain": [0, 1]}, "xaxis7": {"anchor": "y7", "domain": [0, 1]}, "xaxis8": {"anchor": "y8", "domain": [0, 1]}, "xaxis9": {"anchor": "y9", "domain": [0, 1]}, "yaxis": {"anchor": "x", "domain": [0.9707, 1]}, "yaxis10": {"anchor": "x10", "domain": [0.4568, 0.4861]}, "yaxis11": {"anchor": "x11", "domain": [0.3997, 0.429]}, "yaxis12": {"anchor": "x12", "domain": [0.3426, 0.3719]}, "yaxis13": {"anchor": "x13", "domain": [0.2855, 0.3148]}, "yaxis14": {"anchor": "x14", "domain": [0.2284, 0.2577]}, "yaxis15": {"anchor": "x15", "domain": [0.1713, 0.2006]}, "yaxis16": {"anchor": "x16", "domain": [0.1142, 0.1435]}, "yaxis17": {"anchor": "x17", "domain": [0.0571, 0.08642]}, "yaxis18": {"anchor": "x18", "domain": [0, 0.02932]}, "yaxis2": {"anchor": "x2", "domain": [0.9136, 0.9429]}, "yaxis3": {"anchor": "x3", "domain": [0.8565, 0.8858]}, "yaxis4": {"anchor": "x4", "domain": [0.7994, 0.8287]}, "yaxis5": {"anchor": "x5", "domain": [0.7423, 0.7716]}, "yaxis6": {"anchor": "x6", "domain": [0.6852, 0.7145]}, "yaxis7": {"anchor": "x7", "domain": [0.6281, 0.6574]}, "yaxis8": {"anchor": "x8", "domain": [0.571, 0.6003]}, "yaxis9": {"anchor": "x9", "domain": [0.5139, 0.5432]}}}
